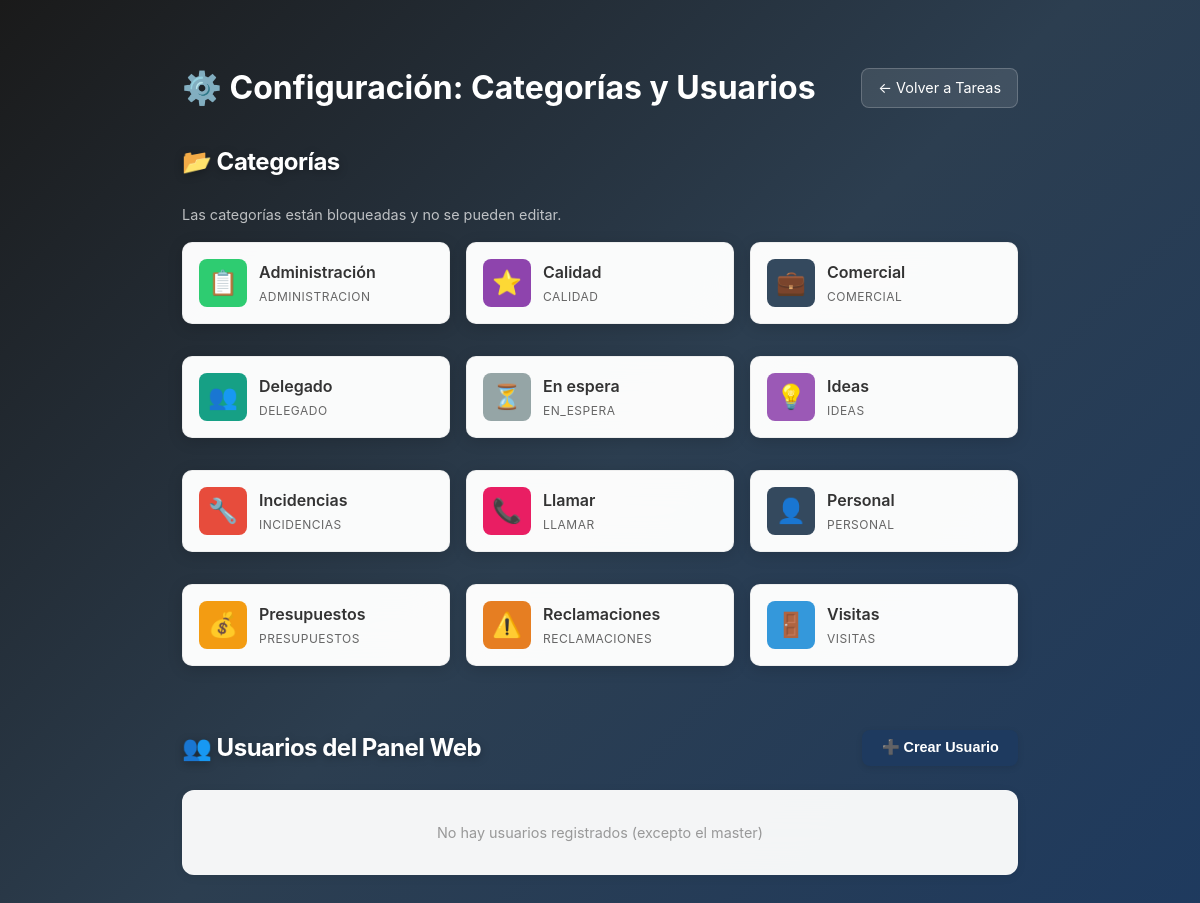
Before: /admin/categories (signed in) with the older database file.
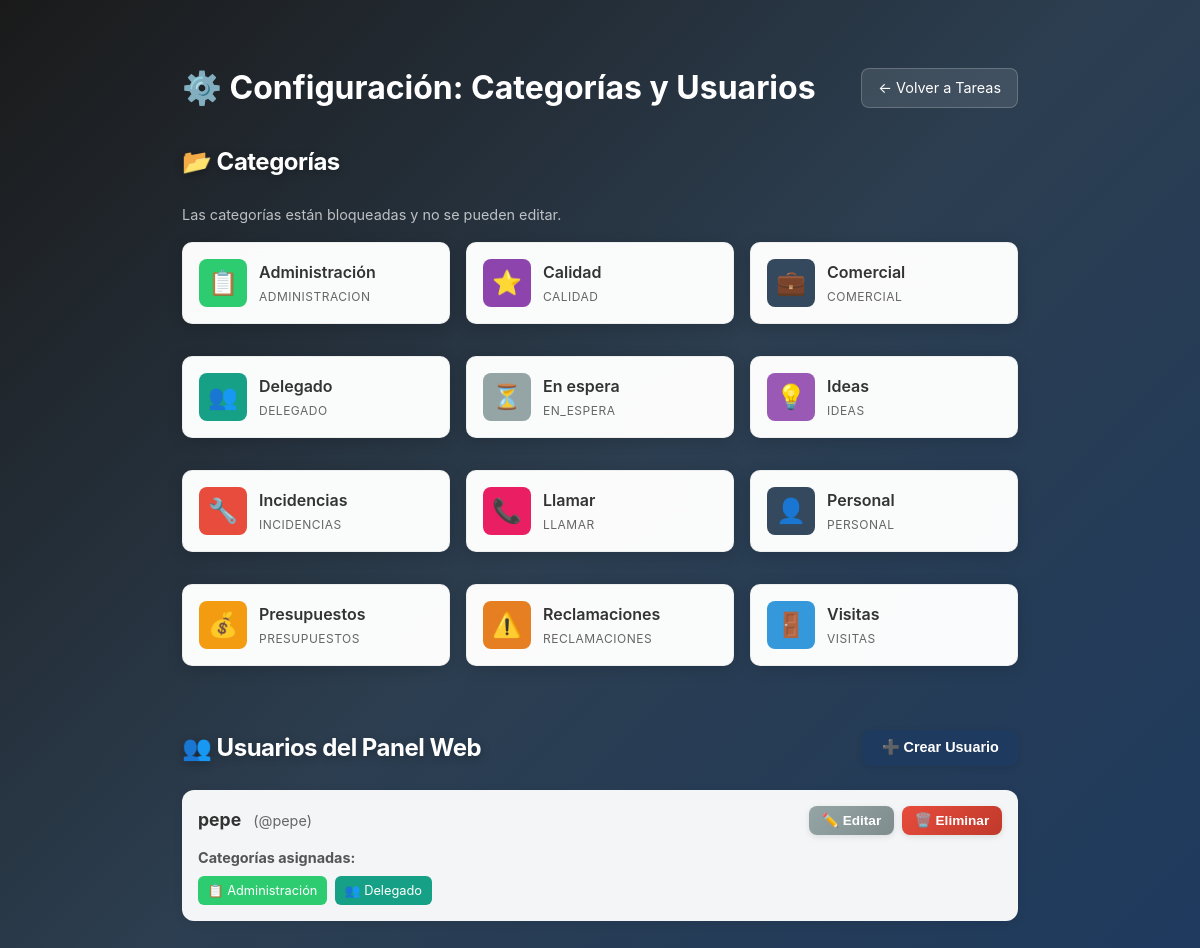
After: the same page with the newer database file.
### tables this page shows
CREATE TABLE categories (
                id INTEGER PRIMARY KEY AUTOINCREMENT,
                name TEXT NOT NULL UNIQUE,
                icon TEXT NOT NULL,
                color TEXT NOT NULL DEFAULT '#3498db',
                display_name TEXT,
                created_at TIMESTAMP DEFAULT CURRENT_TIMESTAMP,
                updated_at TIMESTAMP DEFAULT CURRENT_TIMESTAMP
            );

CREATE TABLE web_users (
                id INTEGER PRIMARY KEY AUTOINCREMENT,
                username TEXT NOT NULL UNIQUE,
                password_hash TEXT NOT NULL,
                full_name TEXT NOT NULL,
                is_master BOOLEAN DEFAULT 0,
                is_active BOOLEAN DEFAULT 1,
                created_at TIMESTAMP DEFAULT CURRENT_TIMESTAMP,
                updated_at TIMESTAMP DEFAULT CURRENT_TIMESTAMP
            );

### app.py (the view)
@app.route('/admin/categories')
@master_required
def categories():
    db = database.db
    categories_list = db.get_all_categories()
    users_with_categories = []
    if get_current_user() and get_current_user().get('is_master'):
        users_list = db.get_all_web_users()
        for user in users_list:
            if not user.get('is_master'):
                user_categories = db.get_user_categories(user['id'])
                users_with_categories.append({
                    **user,
                    'categories': user_categories
                })
    return render_template('categories.html',
                          categories=categories_list,
                          users=users_with_categories if users_with_categories else None)

### app.py (called while the page is built)
@app.before_request
def ensure_master_user():
    global _master_user_initialized
    if not _master_user_initialized:
        init_master_user()

def master_required(f):
    @wraps(f)
    def decorated_function(*args, **kwargs):
        if 'user_id' not in session:
            return redirect(url_for('login'))
        db = database.db
        user = db.get_web_user_by_id(session['user_id'])
        if not user or not user.get('is_master'):
            return redirect(url_for('tasks'))
        return f(*args, **kwargs)
    return decorated_function

def get_current_user():
    if 'user_id' not in session:
        return None
    db = database.db
    return db.get_web_user_by_id(session['user_id'])

### database.py (called while the page is built)
    def get_connection(self):
        conn = sqlite3.connect(self.db_path)
        conn.row_factory = sqlite3.Row
        return conn

    def get_all_categories(self) -> List[Dict]:
        conn = self.get_connection()
        cursor = conn.cursor()
        cursor.execute('SELECT * FROM categories ORDER BY name')
        rows = cursor.fetchall()
        conn.close()
        return [dict(row) for row in rows]

### templates/categories.html (shortened to what the changed rows need)
<!DOCTYPE html>
<html lang="es">
<head>
    <link rel="stylesheet" href="{{ url_for('static', filename='style.css') }}">
</head>
<body>
    <div class="categories-container">
        <div class="categories-header">
            <h1>⚙️ Configuración: Categorías y Usuarios</h1>
        </div>
        <div style="margin-bottom: 3rem;">
            <h2 style="color: white; margin-bottom: 1.5rem; font-size: 1.5rem;">📂 Categorías</h2>
            <div style="display: grid; grid-template-columns: repeat(auto-fill, minmax(200px, 1fr)); gap: 1rem;">
                {% for category in categories %}
                <div class="category-card" data-category-id="{{ category.id }}" style="padding: 1rem; background: rgba(255, 255, 255, 0.98); border-radius: 10px; box-shadow: 0 3px 15px rgba(0, 0, 0, 0.15); border: 1px solid rgba(0, 0, 0, 0.05); display: flex; align-items: center; gap: 0.75rem; cursor: default;">
                    <div class="category-icon-preview" style="width: 48px; height: 48px; border-radius: 8px; display: flex; align-items: center; justify-content: center; font-size: 1.5rem; background: {{ category.color }}; flex-shrink: 0;">
                        {{ category.icon }}
                    </div>
                    <div style="flex: 1; min-width: 0;">
                        <div style="font-weight: 600; color: #333; font-size: 1rem; margin-bottom: 0.25rem;">{{ category.display_name or category.name }}</div>
                        <div style="font-size: 0.75rem; color: #666; text-transform: uppercase; letter-spacing: 0.5px;">{{ category.name }}</div>
                    </div>
                </div>
                {% endfor %}
            </div>
        </div>
        <div style="margin-top: 3rem;">
            <div style="display: flex; justify-content: space-between; align-items: center; margin-bottom: 1.5rem;">
                <h2 style="color: white; margin: 0; font-size: 1.5rem;">👥 Usuarios del Panel Web</h2>
            </div>
            {% if users %}
            <div id="usersList">
                {% for user in users %}
                <div class="category-card user-card" data-user-id="{{ user.id }}" style="margin-bottom: 1rem;">
                    <div style="display: flex; justify-content: space-between; align-items: center; margin-bottom: 0.75rem;">
                        <div>
                            <strong style="font-size: 1.1rem; color: #333;">{{ user.full_name }}</strong>
                            <span style="color: #666; margin-left: 0.5rem;">(@{{ user.username }})</span>
                        </div>
                        {% if not user.is_master %}
                        <div style="display: flex; gap: 0.5rem;">
                            <button onclick="openEditUserModal({{ user.id }})" class="btn btn-secondary" style="padding: 0.4rem 0.8rem; font-size: 0.85rem;">
                                ✏️ Editar
                            </button>
                            <button onclick="deleteUser({{ user.id }})" class="btn btn-danger" style="padding: 0.4rem 0.8rem; font-size: 0.85rem;">
                                🗑️ Eliminar
                            </button>
                        </div>
                        {% endif %}
                    </div>
                    <div style="margin-top: 0.75rem;">
                        <strong style="color: #555; font-size: 0.9rem;">Categorías asignadas:</strong>
                        <div style="display: flex; flex-wrap: wrap; gap: 0.5rem; margin-top: 0.5rem;">
                            {% if user.categories %}
                                {% for cat_name in user.categories %}
                                    {% set cat = categories|selectattr('name', 'equalto', cat_name)|first %}
                                    {% if cat %}
                                    <span style="background: {{ cat.color }}; color: white; padding: 0.3rem 0.6rem; border-radius: 6px; font-size: 0.8rem;">
                                        {{ cat.icon }} {{ cat.display_name or cat.name }}
                                    </span>
                                    {% else %}
                                    <span style="background: #95a5a6; color: white; padding: 0.3rem 0.6rem; border-radius: 6px; font-size: 0.8rem;">
                                        {{ cat_name }}
                                    </span>
                                    {% endif %}
                                {% endfor %}
                            {% else %}
                                <span style="color: #999; font-style: italic;">Sin categorías asignadas</span>
                            {% endif %}
                        </div>
                    </div>
                </div>
                {% endfor %}
            </div>
            {% else %}
            <div class="category-card" style="text-align: center; padding: 2rem; color: #999;">
                <p>No hay usuarios registrados (excepto el master)</p>
            </div>
            {% endif %}
        </div>
    </div>
</body>
</html>

Changed rows visible on the page:
added web_users: full_name "pepe", username "pepe"
added user_categories: {{ cat.icon }} "📋", {{ cat.display_name or cat.name }} "Administración"
added user_categories: {{ cat.icon }} "👥", {{ cat.display_name or cat.name }} "Delegado"
Other visible differences:
text no longer shown: "No hay usuarios registrados (excepto el master)"
